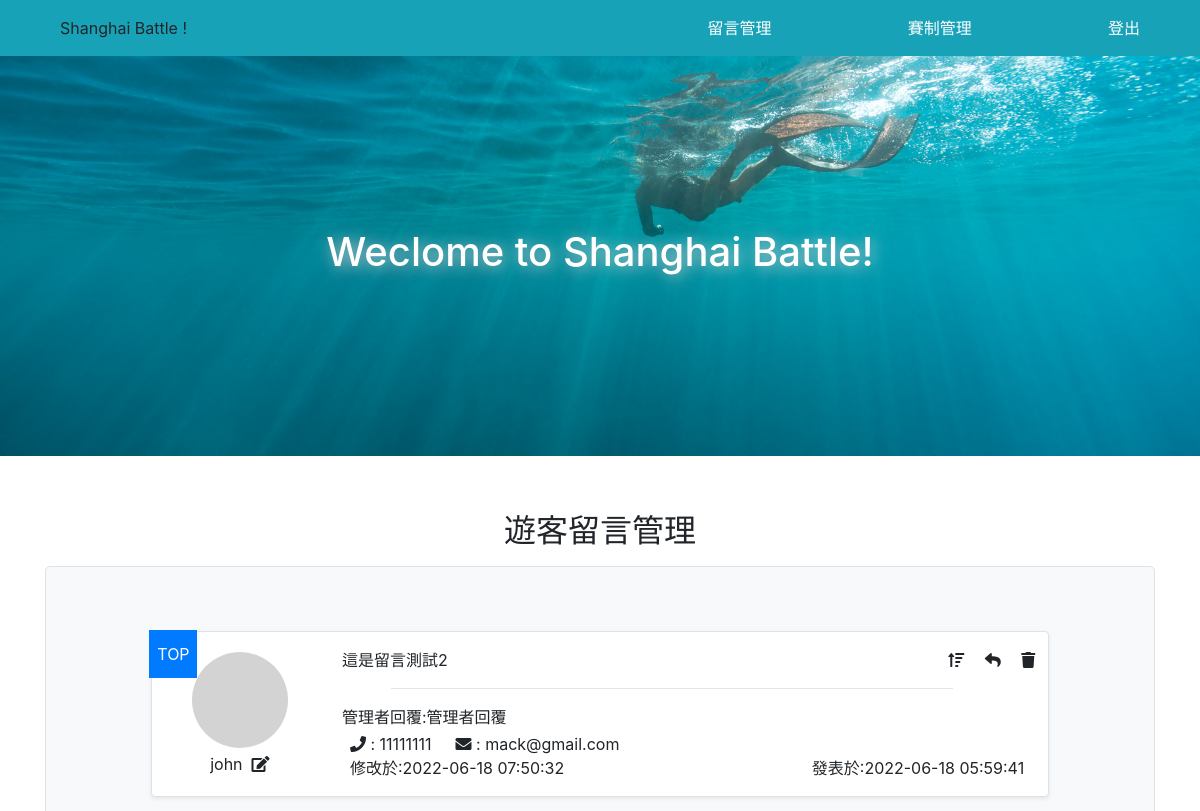
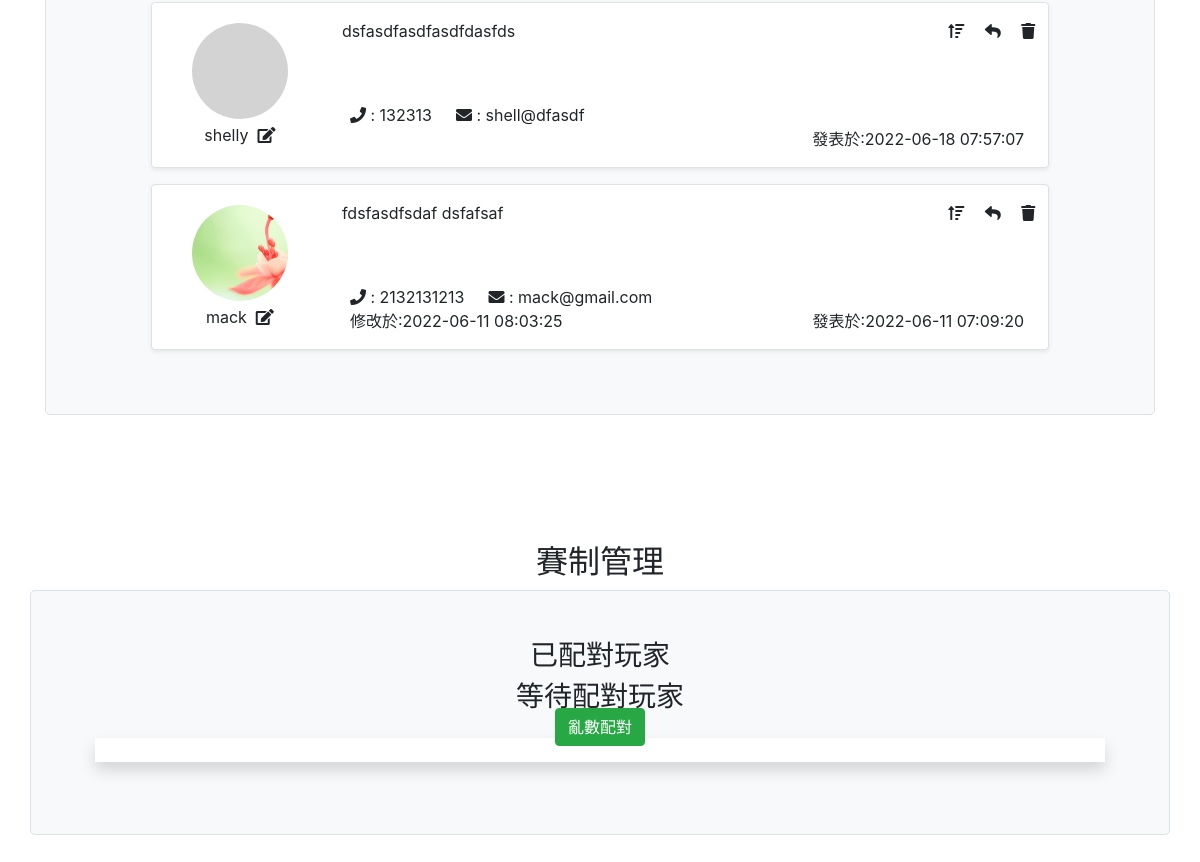
The app's page /guestbook/admin.php, older data (2 pictures, top to bottom).
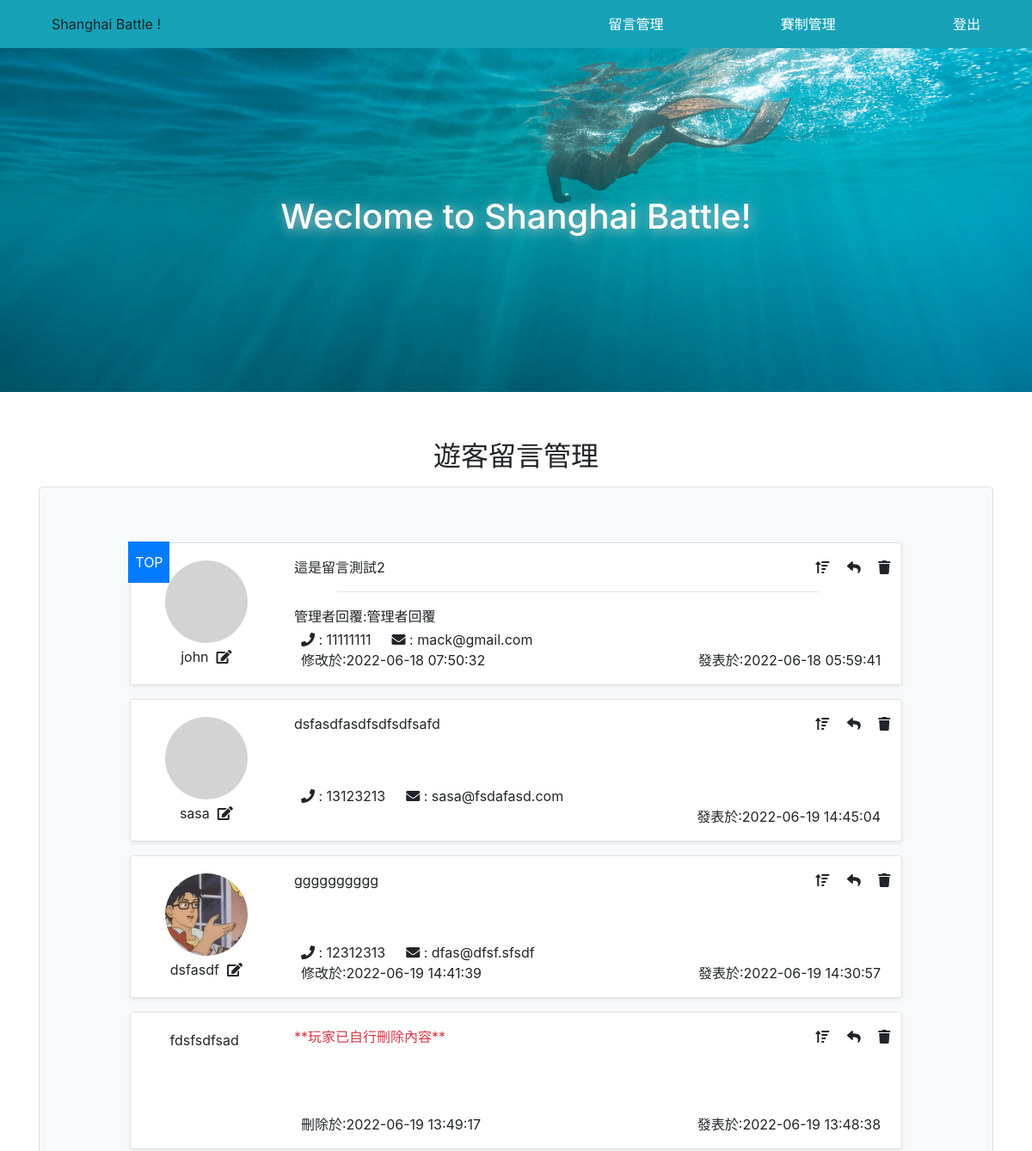
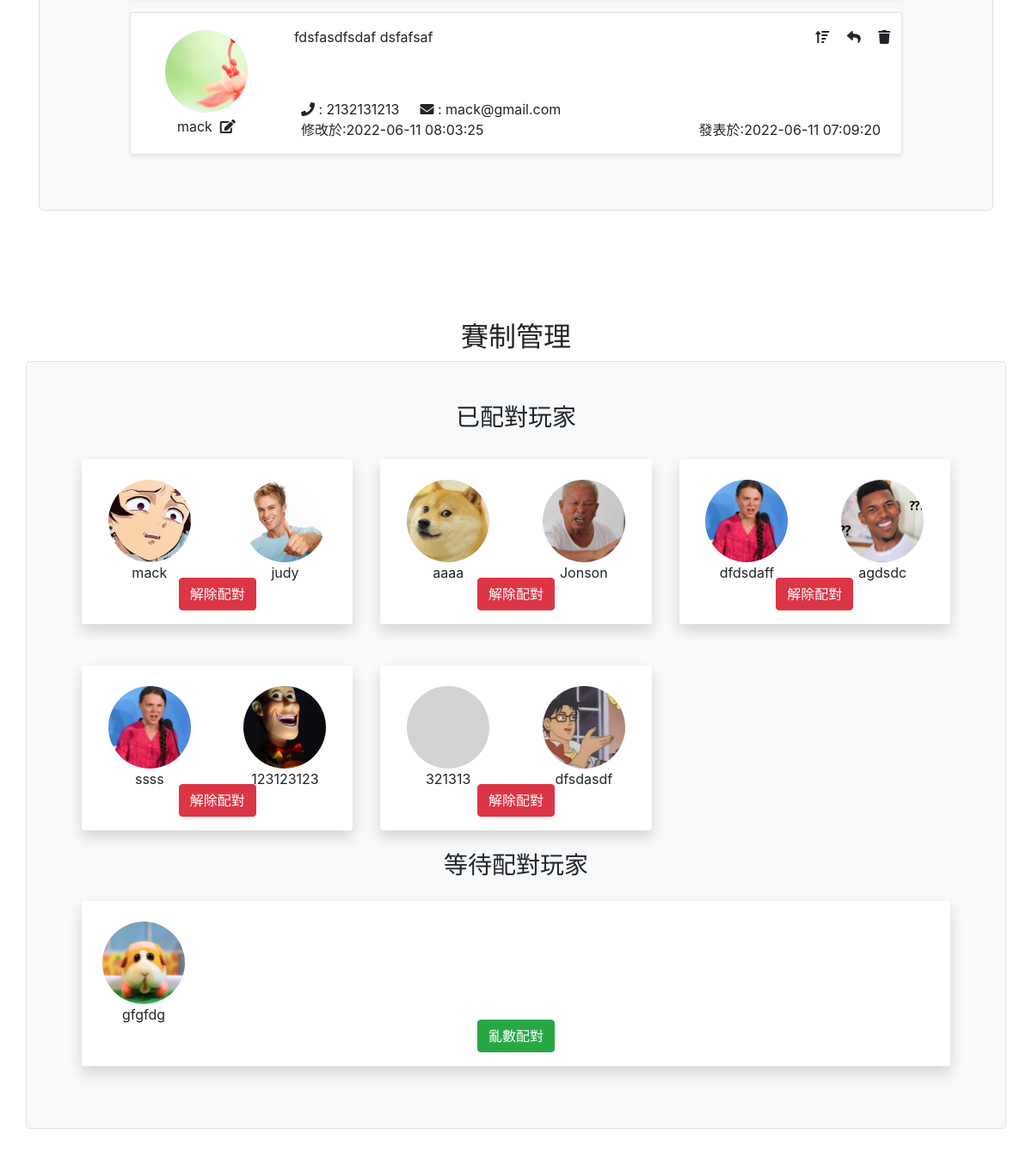
The same page, newer data (2 pictures, top to bottom).
### tables this page shows
CREATE TABLE `guestbook` (
  `id` int(11) UNSIGNED NOT NULL,
  `name` varchar(16) NOT NULL,
  `email` varchar(64) NOT NULL,
  `tel` varchar(10) NOT NULL,
  `msg` text NOT NULL,
  `admin_reply` varchar(128) DEFAULT NULL,
  `serial` int(4) NOT NULL,
  `img` varchar(64) NOT NULL,
  `show_email` tinyint(1) NOT NULL DEFAULT 1,
  `show_tel` tinyint(1) NOT NULL DEFAULT 1,
  `del` tinyint(1) NOT NULL DEFAULT 0,
  `top` tinyint(1) NOT NULL DEFAULT 0,
  `created_time` timestamp NOT NULL DEFAULT current_timestamp(),
  `updated_time` timestamp NOT NULL DEFAULT current_timestamp() ON UPDATE current_timestamp()
);

CREATE TABLE `match_player` (
  `id` int(11) UNSIGNED NOT NULL,
  `name` varchar(16) NOT NULL,
  `email` varchar(64) NOT NULL,
  `tel` varchar(12) NOT NULL,
  `img` varchar(64) NOT NULL,
  `player` int(11) NOT NULL DEFAULT 0,
  `group_tag` varchar(32) NOT NULL DEFAULT '0'
);

### guestbook/admin.php (the view, shortened to what this page needs)
<?php include_once "db.php"; ?>
<!DOCTYPE html>
<html lang="en">
<head>
    <link rel="stylesheet" href="./library/bootstrap.css">
    <link rel="stylesheet" href="./library/fontawesome/fontawesome.css">
</head>
<body style="padding-top:3.5rem">
    <header class="bg-info w-100 ">
        <h1 class="text-center">Weclome to Shanghai Battle!</h1>
    </header>
    <nav class="w-100 position-fixed fixed-top bg-info" style="height:3.5rem">
        <div class=" container d-flex h-100 justify-content-between align-items-center">
            <div class="col-5">
                <div>Shanghai Battle !</div>
            </div>
            <div class="col-5 d-flex justify-content-between text-white">
                <a href="#guestboard">留言管理</a>
                <a href="#gameboard">賽制管理</a>
                <a href="#" onclick="location.href='logout.php'">登出</a>
            </div>
        </div>
    </nav>
    <a name="guestboard">
        <div class="row-height overflow-hidden">
            <div id="guestbook" class="container">
                <h2 class="text-center">遊客留言管理</h2>
                <div id="msg-list" class="container border rounded-lg bg-light py-5 my-3">
                    <?php
                    $sql = "SELECT * FROM `guestbook`
                              Order BY `top` DESC, `created_time` DESC";
                    $rows = $pdo->query($sql)->fetchAll(PDO::FETCH_ASSOC);
                    foreach ($rows as $row) {
                    ?>
                        <div class="msg position-relative col-10 my-3 mx-auto border rounded bg-white p-3 shadow-sm d-flex" style="min-height:10rem">
                            <?php if ($row['top'] == 1) {
                            ?>
                                <div class="position-absolute d-flex justify-content-center bg-primary text-white align-items-center" style="width:3rem;height:3rem;z-index:99;top:-0.15rem;left:-0.15rem">TOP</div>
                            <?php
                            }
                            ?>
                            <div class="admin-btns text-right position-absolute" style="z-index:10;right:5px">
                                <span class="mx-2 post-top" data-id="<?= $row['id']; ?>"><i class="fas fa-sort-amount-up"></i></span>
                                <span class="mx-2 admin-reply"><i class="fas fa-reply"></i></span>
                                <span class="mx-2 " onclick="delMsg(<?= $row['id']; ?>)"><i class="fas fa-trash"></i></span>
                            </div>
                            <div class="user-info col-2">
                                <?php
                                if ($row['del'] == 0) {
                                ?>
                                    <div class="rounded-circle  border-0 my-1 mx-auto bg-img" style="width:6rem;height:6rem;background-image:url('./img/<?= $row['img']; ?>');">
                                    </div>
                                <?php
                                }
                                ?>
                                <div class="text-center m-1">
                                    <?= $row['name']; ?>&nbsp;
                                    <?php
                                    if ($row['del'] == 0) {
                                    ?>
                                        <span class="edit-icon" data-id="<?= $row['id']; ?>">
                                            <i class="fas fa-edit "></i>
                                        </span>
                                    <?php
                                    }
                                    ?>
                                </div>
                            </div>
                            <div class="user-msg col-10 position-relative">
                                <div class="col-12">
                                    <?= ($row['del'] == 0) ? $row['msg'] : "<span class='text-danger'>**玩家已自行刪除內容**</span>" ?>
                                    <?php
                                    if ($row['admin_reply'] != '') {
                                        echo "<hr style='width:85%'>";
                                        echo "管理者回覆:";
                                        echo $row['admin_reply'];
                                    }
                                    ?>
                                </div>
                                <div class="position-absolute col-12" style="bottom:0">
                                    <div class="user-containt d-flex justify-content-start px-2">
                                        <?php
                                        if ($row['del'] == 0) {
                                            if ($row['show_tel'] == 1) {
                                                echo "<div class='mr-4'><i class='fas fa-phone'></i> : {$row['tel']}</div>";
                                            }
                                            if ($row['show_email'] == 1) {
                                                echo "<div><i class='fas fa-envelope'></i> : {$row['email']}</div>";
                                            }
                                        }
                                        ?>
                                    </div>
                                    <div class="time-info d-flex justify-content-between px-2">
                                        <div>
                                            <?php if ($row['del'] == 1) {  ?>
                                                刪除於:<?= $row['updated_time']; ?>
                                            <?php
                                            } elseif ($row['created_time'] != $row['updated_time']) {
                                            ?>
                                                修改於:<?= $row['updated_time']; ?>
                                            <?php  } ?>
                                        </div>
                                        <div>發表於:<?= $row['created_time']; ?></div>
                                    </div>
                                </div>
                            </div>
                        </div>
                    <?php
                    }
                    ?>
                </div>
            </div>
        </div>
        <a name="gameboard">
            <div class="row-height  overflow-hidden">
                <h2 class="text-center">賽制管理</h2>
                <div id="match" class="container bg-light h-75 border rounded-lg p-5">
                    <h3 class='text-center'>已配對玩家</h3>
                    <div class="d-flex flex-wrap w-100">
                        <?php
                        $matchs = $pdo->query("select * from `match_player` where `group_tag`!='0'")->fetchAll();
                        $groups = [];
                        foreach ($matchs as $player) {
                            $groups[$player['group_tag']][] = $player;
                        }
                        foreach ($groups as $group) {
                        ?>
                            <div class="my-4 px-3 col-4">
                                <div class="w-100 position-relative bg-white shadow rounded d-flex justify-content-around pb-4">
                                    <div class="w-100 position-absolute text-center" style="bottom:1rem">
                                        <button class="btn btn-danger btn-remove" data-ids="<?= $group[0]['id'] . '-' . $group[1]['id']; ?>">解除配對</button>
                                    </div>
                                    <?php
                                    foreach ($group as $player) {
                                    ?>
                                        <div class="p-4 text-center">
                                            <div class="rounded-circle bg-img" style="background-image:url('./img/<?= $player['img']; ?>');width:6rem;height:6rem;">
                                            </div>
                                            <div><?= $player['name']; ?></div>
                                        </div>
                                    <?php
                                    }
                                    ?>
                                </div>
                            </div>
                        <?php
                        }
                        ?>
                    </div>
                    <h3 class='text-center'>等待配對玩家</h3>
                    <div class="col-12 px-3">
                        <div class="d-flex flex-wrap bg-white shadow my-4 pb-4 position-relative">
                            <div class="w-100 position-absolute text-center" style="bottom:1rem">
                                <button class="btn btn-success btn-random">亂數配對</button>
                            </div>
                            <?php
                            $noMatchs = $pdo->query("select * from `match_player` where `player`='0'")->fetchAll();
                            foreach ($noMatchs as $player) {
                            ?>
                                <div class="p-4 text-center rounded">
                                    <div class="rounded-circle bg-img" style="background-image:url('./img/<?= $player['img']; ?>');width:6rem;height:6rem;">
                                    </div>
                                    <div><?= $player['name']; ?></div>
                                </div>
                            <?php
                            }
                            ?>
                        </div>
                    </div>
                </div>
            </div>
</body>
</html>

### guestbook/admin.php (style rules this page uses)
header { height: 50vh; background: url('./img/main.jpg'); background-repeat: no-repeat; background-size: cover; background-position: center; color: white; text-shadow: 2px 2px 15px #ccc; display: flex; justify-content: center; align-items: center; }
.row-height { min-height: 100vh; padding: 3.5rem 0; }
nav a { color: white; }
.bg-img { background-size: cover; background-repeat: no-repeat; background-position: center; background-color: lightgray; }

Row changes from the older to the newer data that the page shows:
removed guestbook: del 0 (drawn), name "shelly", msg "dsfasdfasdfasdfdasfds", tel "132313", email "shell@dfasdf", created_time "2022-06-18 07:57:07"
added guestbook: del 0 (drawn), name "sasa", msg "dsfasdfasdfsdfsdfsafd", tel "13123213", email "sasa@fsdafasd.com", created_time "2022-06-19 14:45:04"
added guestbook: img (picture), name "dsfasdf", msg "gggggggggg", tel "12312313", email "dfas@dfsf.sfsdf", updated_time "2022-06-19 14:41:39", created_time "2022-06-19 14:30:57"
added guestbook: name "fdsfsdfsad", del "**玩家已自行刪除內容**", updated_time "2022-06-19 13:49:17", created_time "2022-06-19 13:48:38"
added match_player: img (picture), name "mack"
added match_player: img (picture), name "judy"
added match_player: img (picture), name "aaaa"
added match_player: img (picture), name "Jonson"
added match_player: img (picture), name "dfdsdaff"
added match_player: img (picture), name "agdsdc"
added match_player: img (picture), name "ssss"
added match_player: img (picture), name "123123123"
added match_player: name "321313"
added match_player: img (picture), name "dfsdasdf"
added match_player: img (picture), name "gfgfdg", shown under "等待配對玩家"
